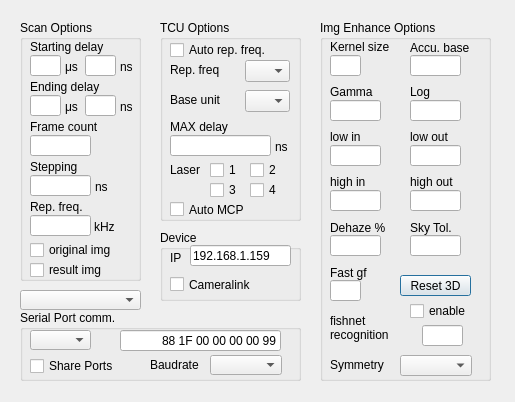
<?xml version="1.0" encoding="UTF-8"?>
<ui version="4.0">
 <class>ProgSettings</class>
 <widget class="QDialog" name="ProgSettings">
  <property name="geometry">
   <rect>
    <x>0</x>
    <y>0</y>
    <width>515</width>
    <height>402</height>
   </rect>
  </property>
  <property name="windowTitle">
   <string>Dialog</string>
  </property>
  <widget class="QGroupBox" name="SCAN_GRP">
   <property name="geometry">
    <rect>
     <x>20</x>
     <y>20</y>
     <width>121</width>
     <height>261</height>
    </rect>
   </property>
   <property name="title">
    <string>Scan Options</string>
   </property>
   <widget class="QLineEdit" name="START_POS_EDIT_N">
    <property name="geometry">
     <rect>
      <x>65</x>
      <y>35</y>
      <width>31</width>
      <height>21</height>
     </rect>
    </property>
    <property name="text">
     <string/>
    </property>
    <property name="alignment">
     <set>Qt::AlignRight|Qt::AlignTrailing|Qt::AlignVCenter</set>
    </property>
   </widget>
   <widget class="QLabel" name="START_LBL">
    <property name="geometry">
     <rect>
      <x>10</x>
      <y>20</y>
      <width>110</width>
      <height>14</height>
     </rect>
    </property>
    <property name="text">
     <string>Starting delay</string>
    </property>
   </widget>
   <widget class="QLabel" name="END_LBL">
    <property name="geometry">
     <rect>
      <x>10</x>
      <y>60</y>
      <width>110</width>
      <height>14</height>
     </rect>
    </property>
    <property name="text">
     <string>Ending delay</string>
    </property>
   </widget>
   <widget class="QLineEdit" name="END_POS_EDIT_N">
    <property name="geometry">
     <rect>
      <x>65</x>
      <y>75</y>
      <width>31</width>
      <height>21</height>
     </rect>
    </property>
    <property name="alignment">
     <set>Qt::AlignRight|Qt::AlignTrailing|Qt::AlignVCenter</set>
    </property>
   </widget>
   <widget class="QLabel" name="FRAME_LBL">
    <property name="geometry">
     <rect>
      <x>10</x>
      <y>100</y>
      <width>86</width>
      <height>14</height>
     </rect>
    </property>
    <property name="text">
     <string>Frame count</string>
    </property>
   </widget>
   <widget class="QLineEdit" name="FRAME_COUNT_EDIT">
    <property name="geometry">
     <rect>
      <x>10</x>
      <y>115</y>
      <width>61</width>
      <height>21</height>
     </rect>
    </property>
    <property name="alignment">
     <set>Qt::AlignRight|Qt::AlignTrailing|Qt::AlignVCenter</set>
    </property>
   </widget>
   <widget class="QLabel" name="STEP_LBL">
    <property name="geometry">
     <rect>
      <x>10</x>
      <y>140</y>
      <width>86</width>
      <height>14</height>
     </rect>
    </property>
    <property name="text">
     <string>Stepping</string>
    </property>
   </widget>
   <widget class="QLineEdit" name="STEP_SIZE_EDIT">
    <property name="geometry">
     <rect>
      <x>10</x>
      <y>155</y>
      <width>61</width>
      <height>21</height>
     </rect>
    </property>
    <property name="alignment">
     <set>Qt::AlignRight|Qt::AlignTrailing|Qt::AlignVCenter</set>
    </property>
   </widget>
   <widget class="QLabel" name="UNIT_NS">
    <property name="geometry">
     <rect>
      <x>100</x>
      <y>40</y>
      <width>21</width>
      <height>14</height>
     </rect>
    </property>
    <property name="text">
     <string>ns</string>
    </property>
   </widget>
   <widget class="QLabel" name="UNIT_NS_2">
    <property name="geometry">
     <rect>
      <x>100</x>
      <y>80</y>
      <width>21</width>
      <height>14</height>
     </rect>
    </property>
    <property name="text">
     <string>ns</string>
    </property>
   </widget>
   <widget class="QLabel" name="UNIT_NS_3">
    <property name="geometry">
     <rect>
      <x>75</x>
      <y>160</y>
      <width>21</width>
      <height>14</height>
     </rect>
    </property>
    <property name="text">
     <string>ns</string>
    </property>
   </widget>
   <widget class="QLabel" name="FREQ_UNIT">
    <property name="geometry">
     <rect>
      <x>74</x>
      <y>200</y>
      <width>21</width>
      <height>14</height>
     </rect>
    </property>
    <property name="text">
     <string>kHz</string>
    </property>
   </widget>
   <widget class="QLineEdit" name="REP_FREQ_EDIT">
    <property name="geometry">
     <rect>
      <x>10</x>
      <y>195</y>
      <width>61</width>
      <height>21</height>
     </rect>
    </property>
    <property name="alignment">
     <set>Qt::AlignRight|Qt::AlignTrailing|Qt::AlignVCenter</set>
    </property>
   </widget>
   <widget class="QLabel" name="FREQ_LBL">
    <property name="geometry">
     <rect>
      <x>10</x>
      <y>180</y>
      <width>86</width>
      <height>14</height>
     </rect>
    </property>
    <property name="text">
     <string>Rep. freq.</string>
    </property>
   </widget>
   <widget class="QCheckBox" name="SAVE_SCAN_ORI_CHK">
    <property name="geometry">
     <rect>
      <x>10</x>
      <y>220</y>
      <width>109</width>
      <height>20</height>
     </rect>
    </property>
    <property name="text">
     <string>original img</string>
    </property>
   </widget>
   <widget class="QLabel" name="UNIT_US">
    <property name="geometry">
     <rect>
      <x>45</x>
      <y>40</y>
      <width>21</width>
      <height>14</height>
     </rect>
    </property>
    <property name="text">
     <string>μs</string>
    </property>
   </widget>
   <widget class="QLineEdit" name="START_POS_EDIT_U">
    <property name="geometry">
     <rect>
      <x>10</x>
      <y>35</y>
      <width>31</width>
      <height>21</height>
     </rect>
    </property>
    <property name="text">
     <string/>
    </property>
    <property name="alignment">
     <set>Qt::AlignRight|Qt::AlignTrailing|Qt::AlignVCenter</set>
    </property>
   </widget>
   <widget class="QLineEdit" name="END_POS_EDIT_U">
    <property name="geometry">
     <rect>
      <x>10</x>
      <y>75</y>
      <width>31</width>
      <height>21</height>
     </rect>
    </property>
    <property name="alignment">
     <set>Qt::AlignRight|Qt::AlignTrailing|Qt::AlignVCenter</set>
    </property>
   </widget>
   <widget class="QLabel" name="UNIT_US_2">
    <property name="geometry">
     <rect>
      <x>45</x>
      <y>80</y>
      <width>21</width>
      <height>14</height>
     </rect>
    </property>
    <property name="text">
     <string>μs</string>
    </property>
   </widget>
   <widget class="QCheckBox" name="SAVE_SCAN_RES_CHK">
    <property name="geometry">
     <rect>
      <x>10</x>
      <y>240</y>
      <width>95</width>
      <height>20</height>
     </rect>
    </property>
    <property name="text">
     <string>result img</string>
    </property>
   </widget>
  </widget>
  <widget class="QGroupBox" name="ENHANCE_GROUP">
   <property name="geometry">
    <rect>
     <x>320</x>
     <y>20</y>
     <width>171</width>
     <height>361</height>
    </rect>
   </property>
   <property name="title">
    <string>Img Enhance Options</string>
   </property>
   <widget class="QLineEdit" name="KERNEL_EDIT">
    <property name="geometry">
     <rect>
      <x>10</x>
      <y>35</y>
      <width>31</width>
      <height>21</height>
     </rect>
    </property>
    <property name="alignment">
     <set>Qt::AlignRight|Qt::AlignTrailing|Qt::AlignVCenter</set>
    </property>
   </widget>
   <widget class="QLabel" name="KERNEL_SIZE">
    <property name="geometry">
     <rect>
      <x>10</x>
      <y>20</y>
      <width>80</width>
      <height>14</height>
     </rect>
    </property>
    <property name="text">
     <string>Kernel size</string>
    </property>
   </widget>
   <widget class="QLineEdit" name="LOW_IN_EDIT">
    <property name="geometry">
     <rect>
      <x>10</x>
      <y>125</y>
      <width>51</width>
      <height>21</height>
     </rect>
    </property>
    <property name="alignment">
     <set>Qt::AlignRight|Qt::AlignTrailing|Qt::AlignVCenter</set>
    </property>
   </widget>
   <widget class="QLineEdit" name="LOW_OUT_EDIT">
    <property name="geometry">
     <rect>
      <x>90</x>
      <y>125</y>
      <width>51</width>
      <height>21</height>
     </rect>
    </property>
    <property name="alignment">
     <set>Qt::AlignRight|Qt::AlignTrailing|Qt::AlignVCenter</set>
    </property>
   </widget>
   <widget class="QLineEdit" name="HIGH_IN_EDIT">
    <property name="geometry">
     <rect>
      <x>10</x>
      <y>170</y>
      <width>51</width>
      <height>21</height>
     </rect>
    </property>
    <property name="alignment">
     <set>Qt::AlignRight|Qt::AlignTrailing|Qt::AlignVCenter</set>
    </property>
   </widget>
   <widget class="QLineEdit" name="HIGH_OUT_EDIT">
    <property name="geometry">
     <rect>
      <x>90</x>
      <y>170</y>
      <width>51</width>
      <height>21</height>
     </rect>
    </property>
    <property name="alignment">
     <set>Qt::AlignRight|Qt::AlignTrailing|Qt::AlignVCenter</set>
    </property>
   </widget>
   <widget class="QLineEdit" name="GAMMA_EDIT">
    <property name="geometry">
     <rect>
      <x>10</x>
      <y>80</y>
      <width>51</width>
      <height>21</height>
     </rect>
    </property>
    <property name="alignment">
     <set>Qt::AlignRight|Qt::AlignTrailing|Qt::AlignVCenter</set>
    </property>
   </widget>
   <widget class="QLabel" name="LOW_IN">
    <property name="geometry">
     <rect>
      <x>10</x>
      <y>110</y>
      <width>60</width>
      <height>13</height>
     </rect>
    </property>
    <property name="text">
     <string>low in</string>
    </property>
   </widget>
   <widget class="QLabel" name="HIGH_IN">
    <property name="geometry">
     <rect>
      <x>10</x>
      <y>155</y>
      <width>60</width>
      <height>14</height>
     </rect>
    </property>
    <property name="text">
     <string>high in</string>
    </property>
   </widget>
   <widget class="QLabel" name="LOW_OUT">
    <property name="geometry">
     <rect>
      <x>90</x>
      <y>110</y>
      <width>60</width>
      <height>14</height>
     </rect>
    </property>
    <property name="text">
     <string>low out</string>
    </property>
   </widget>
   <widget class="QLabel" name="HIGH_OUT">
    <property name="geometry">
     <rect>
      <x>90</x>
      <y>155</y>
      <width>60</width>
      <height>14</height>
     </rect>
    </property>
    <property name="text">
     <string>high out</string>
    </property>
   </widget>
   <widget class="QLabel" name="GAMMA">
    <property name="geometry">
     <rect>
      <x>10</x>
      <y>65</y>
      <width>60</width>
      <height>14</height>
     </rect>
    </property>
    <property name="text">
     <string>Gamma</string>
    </property>
   </widget>
   <widget class="QLineEdit" name="LOG_EDIT">
    <property name="geometry">
     <rect>
      <x>90</x>
      <y>80</y>
      <width>51</width>
      <height>21</height>
     </rect>
    </property>
    <property name="alignment">
     <set>Qt::AlignRight|Qt::AlignTrailing|Qt::AlignVCenter</set>
    </property>
   </widget>
   <widget class="QLabel" name="LOG">
    <property name="geometry">
     <rect>
      <x>90</x>
      <y>65</y>
      <width>60</width>
      <height>14</height>
     </rect>
    </property>
    <property name="text">
     <string>Log</string>
    </property>
   </widget>
   <widget class="QLabel" name="ACCU_BASE">
    <property name="geometry">
     <rect>
      <x>90</x>
      <y>20</y>
      <width>81</width>
      <height>16</height>
     </rect>
    </property>
    <property name="text">
     <string>Accu. base</string>
    </property>
   </widget>
   <widget class="QLineEdit" name="ACCU_BASE_EDIT">
    <property name="geometry">
     <rect>
      <x>90</x>
      <y>35</y>
      <width>51</width>
      <height>21</height>
     </rect>
    </property>
    <property name="alignment">
     <set>Qt::AlignRight|Qt::AlignTrailing|Qt::AlignVCenter</set>
    </property>
   </widget>
   <widget class="QLineEdit" name="DEHAZE_PCT_EDIT">
    <property name="geometry">
     <rect>
      <x>10</x>
      <y>215</y>
      <width>51</width>
      <height>21</height>
     </rect>
    </property>
    <property name="alignment">
     <set>Qt::AlignRight|Qt::AlignTrailing|Qt::AlignVCenter</set>
    </property>
   </widget>
   <widget class="QLabel" name="DEHAZE_PCT">
    <property name="geometry">
     <rect>
      <x>10</x>
      <y>200</y>
      <width>71</width>
      <height>16</height>
     </rect>
    </property>
    <property name="text">
     <string>Dehaze %</string>
    </property>
   </widget>
   <widget class="QLabel" name="SKY_TOLERANCE">
    <property name="geometry">
     <rect>
      <x>90</x>
      <y>200</y>
      <width>61</width>
      <height>16</height>
     </rect>
    </property>
    <property name="text">
     <string>Sky Tol.</string>
    </property>
   </widget>
   <widget class="QLineEdit" name="SKY_TOLERANCE_EDIT">
    <property name="geometry">
     <rect>
      <x>90</x>
      <y>215</y>
      <width>51</width>
      <height>21</height>
     </rect>
    </property>
    <property name="alignment">
     <set>Qt::AlignRight|Qt::AlignTrailing|Qt::AlignVCenter</set>
    </property>
   </widget>
   <widget class="QLineEdit" name="FAST_GF_EDIT">
    <property name="geometry">
     <rect>
      <x>10</x>
      <y>260</y>
      <width>31</width>
      <height>21</height>
     </rect>
    </property>
    <property name="alignment">
     <set>Qt::AlignRight|Qt::AlignTrailing|Qt::AlignVCenter</set>
    </property>
   </widget>
   <widget class="QLabel" name="FAST_GF">
    <property name="geometry">
     <rect>
      <x>10</x>
      <y>245</y>
      <width>61</width>
      <height>16</height>
     </rect>
    </property>
    <property name="text">
     <string>Fast gf</string>
    </property>
   </widget>
   <widget class="QPushButton" name="RESET_3D_BTN">
    <property name="geometry">
     <rect>
      <x>80</x>
      <y>255</y>
      <width>71</width>
      <height>21</height>
     </rect>
    </property>
    <property name="text">
     <string>Reset 3D</string>
    </property>
   </widget>
   <widget class="QComboBox" name="SYMMETRY_LIST">
    <property name="geometry">
     <rect>
      <x>80</x>
      <y>335</y>
      <width>72</width>
      <height>21</height>
     </rect>
    </property>
   </widget>
   <widget class="QLabel" name="SYMMETRY">
    <property name="geometry">
     <rect>
      <x>10</x>
      <y>337</y>
      <width>71</width>
      <height>16</height>
     </rect>
    </property>
    <property name="text">
     <string>Symmetry</string>
    </property>
   </widget>
   <widget class="QLabel" name="FISHNET">
    <property name="geometry">
     <rect>
      <x>10</x>
      <y>290</y>
      <width>81</width>
      <height>36</height>
     </rect>
    </property>
    <property name="text">
     <string>&lt;html&gt;&lt;head/&gt;&lt;body&gt;&lt;p&gt;fishnet&lt;br/&gt;recognition&lt;/p&gt;&lt;/body&gt;&lt;/html&gt;</string>
    </property>
   </widget>
   <widget class="QCheckBox" name="FISHNET_RECOG">
    <property name="geometry">
     <rect>
      <x>90</x>
      <y>280</y>
      <width>77</width>
      <height>22</height>
     </rect>
    </property>
    <property name="text">
     <string>enable</string>
    </property>
   </widget>
   <widget class="QLineEdit" name="FISHNET_THRESH_EDIT">
    <property name="geometry">
     <rect>
      <x>102</x>
      <y>305</y>
      <width>41</width>
      <height>21</height>
     </rect>
    </property>
   </widget>
  </widget>
  <widget class="QGroupBox" name="SERIAL_COMM_GRP">
   <property name="geometry">
    <rect>
     <x>20</x>
     <y>310</y>
     <width>281</width>
     <height>71</height>
    </rect>
   </property>
   <property name="title">
    <string>Serial Port comm.</string>
   </property>
   <widget class="QComboBox" name="COM_LIST">
    <property name="geometry">
     <rect>
      <x>10</x>
      <y>20</y>
      <width>61</width>
      <height>20</height>
     </rect>
    </property>
   </widget>
   <widget class="QCheckBox" name="SHARE_CHK">
    <property name="geometry">
     <rect>
      <x>10</x>
      <y>45</y>
      <width>101</width>
      <height>22</height>
     </rect>
    </property>
    <property name="text">
     <string>Share Ports</string>
    </property>
    <property name="checked">
     <bool>false</bool>
    </property>
   </widget>
   <widget class="QComboBox" name="BAUDRATE_LIST">
    <property name="geometry">
     <rect>
      <x>190</x>
      <y>45</y>
      <width>72</width>
      <height>20</height>
     </rect>
    </property>
   </widget>
   <widget class="QLabel" name="BAUDRATE">
    <property name="geometry">
     <rect>
      <x>130</x>
      <y>47</y>
      <width>61</width>
      <height>16</height>
     </rect>
    </property>
    <property name="text">
     <string>Baudrate</string>
    </property>
   </widget>
   <widget class="QLineEdit" name="COM_DATA_EDT">
    <property name="geometry">
     <rect>
      <x>100</x>
      <y>20</y>
      <width>161</width>
      <height>21</height>
     </rect>
    </property>
    <property name="text">
     <string>88 1F 00 00 00 00 99</string>
    </property>
    <property name="alignment">
     <set>Qt::AlignRight|Qt::AlignTrailing|Qt::AlignVCenter</set>
    </property>
   </widget>
  </widget>
  <widget class="QGroupBox" name="TCU_GRP">
   <property name="geometry">
    <rect>
     <x>160</x>
     <y>20</y>
     <width>141</width>
     <height>201</height>
    </rect>
   </property>
   <property name="title">
    <string>TCU Options</string>
   </property>
   <widget class="QCheckBox" name="AUTO_REP_FREQ_CHK">
    <property name="geometry">
     <rect>
      <x>10</x>
      <y>20</y>
      <width>130</width>
      <height>20</height>
     </rect>
    </property>
    <property name="text">
     <string>Auto rep. freq.</string>
    </property>
   </widget>
   <widget class="QLineEdit" name="MAX_DIST_EDT">
    <property name="geometry">
     <rect>
      <x>10</x>
      <y>115</y>
      <width>101</width>
      <height>21</height>
     </rect>
    </property>
    <property name="alignment">
     <set>Qt::AlignRight|Qt::AlignTrailing|Qt::AlignVCenter</set>
    </property>
   </widget>
   <widget class="QLabel" name="MAX_DIST">
    <property name="geometry">
     <rect>
      <x>10</x>
      <y>100</y>
      <width>126</width>
      <height>14</height>
     </rect>
    </property>
    <property name="text">
     <string>MAX delay</string>
    </property>
   </widget>
   <widget class="QLabel" name="MAX_DIST_UNIT">
    <property name="geometry">
     <rect>
      <x>115</x>
      <y>120</y>
      <width>21</width>
      <height>14</height>
     </rect>
    </property>
    <property name="text">
     <string>ns</string>
    </property>
   </widget>
   <widget class="QLabel" name="BASE_UNIT">
    <property name="geometry">
     <rect>
      <x>10</x>
      <y>73</y>
      <width>70</width>
      <height>14</height>
     </rect>
    </property>
    <property name="text">
     <string>Base unit</string>
    </property>
   </widget>
   <widget class="QComboBox" name="UNIT_LIST">
    <property name="geometry">
     <rect>
      <x>85</x>
      <y>70</y>
      <width>45</width>
      <height>22</height>
     </rect>
    </property>
   </widget>
   <widget class="QComboBox" name="HZ_LIST">
    <property name="geometry">
     <rect>
      <x>85</x>
      <y>40</y>
      <width>45</width>
      <height>22</height>
     </rect>
    </property>
   </widget>
   <widget class="QLabel" name="REP_FREQ_UNIT">
    <property name="geometry">
     <rect>
      <x>10</x>
      <y>43</y>
      <width>70</width>
      <height>14</height>
     </rect>
    </property>
    <property name="text">
     <string>Rep. freq</string>
    </property>
   </widget>
   <widget class="QCheckBox" name="LASER_CHK_1">
    <property name="geometry">
     <rect>
      <x>50</x>
      <y>140</y>
      <width>32</width>
      <height>20</height>
     </rect>
    </property>
    <property name="text">
     <string>1</string>
    </property>
   </widget>
   <widget class="QCheckBox" name="LASER_CHK_2">
    <property name="geometry">
     <rect>
      <x>90</x>
      <y>140</y>
      <width>32</width>
      <height>20</height>
     </rect>
    </property>
    <property name="text">
     <string>2</string>
    </property>
   </widget>
   <widget class="QCheckBox" name="LASER_CHK_3">
    <property name="geometry">
     <rect>
      <x>50</x>
      <y>160</y>
      <width>32</width>
      <height>20</height>
     </rect>
    </property>
    <property name="text">
     <string>3</string>
    </property>
   </widget>
   <widget class="QCheckBox" name="LASER_CHK_4">
    <property name="geometry">
     <rect>
      <x>90</x>
      <y>160</y>
      <width>32</width>
      <height>20</height>
     </rect>
    </property>
    <property name="text">
     <string>4</string>
    </property>
   </widget>
   <widget class="QLabel" name="LASER">
    <property name="geometry">
     <rect>
      <x>10</x>
      <y>143</y>
      <width>35</width>
      <height>14</height>
     </rect>
    </property>
    <property name="text">
     <string>Laser</string>
    </property>
   </widget>
   <widget class="QCheckBox" name="AUTO_MCP_CHK">
    <property name="geometry">
     <rect>
      <x>10</x>
      <y>180</y>
      <width>81</width>
      <height>19</height>
     </rect>
    </property>
    <property name="text">
     <string>Auto MCP</string>
    </property>
   </widget>
  </widget>
  <widget class="QGroupBox" name="DEVICE_GRP">
   <property name="geometry">
    <rect>
     <x>160</x>
     <y>230</y>
     <width>141</width>
     <height>71</height>
    </rect>
   </property>
   <property name="title">
    <string>Device</string>
   </property>
   <widget class="QLineEdit" name="IP_EDIT">
    <property name="geometry">
     <rect>
      <x>30</x>
      <y>15</y>
      <width>101</width>
      <height>21</height>
     </rect>
    </property>
    <property name="text">
     <string>192.168.1.159</string>
    </property>
   </widget>
   <widget class="QLabel" name="IP">
    <property name="geometry">
     <rect>
      <x>10</x>
      <y>20</y>
      <width>21</width>
      <height>16</height>
     </rect>
    </property>
    <property name="text">
     <string>IP</string>
    </property>
   </widget>
   <widget class="QCheckBox" name="CAMERALINK_CHK">
    <property name="geometry">
     <rect>
      <x>10</x>
      <y>45</y>
      <width>91</width>
      <height>19</height>
     </rect>
    </property>
    <property name="text">
     <string>Cameralink</string>
    </property>
   </widget>
  </widget>
  <widget class="QComboBox" name="PIXEL_FORMAT_LIST">
   <property name="geometry">
    <rect>
     <x>20</x>
     <y>290</y>
     <width>121</width>
     <height>20</height>
    </rect>
   </property>
  </widget>
 </widget>
 <resources/>
 <connections/>
</ui>
